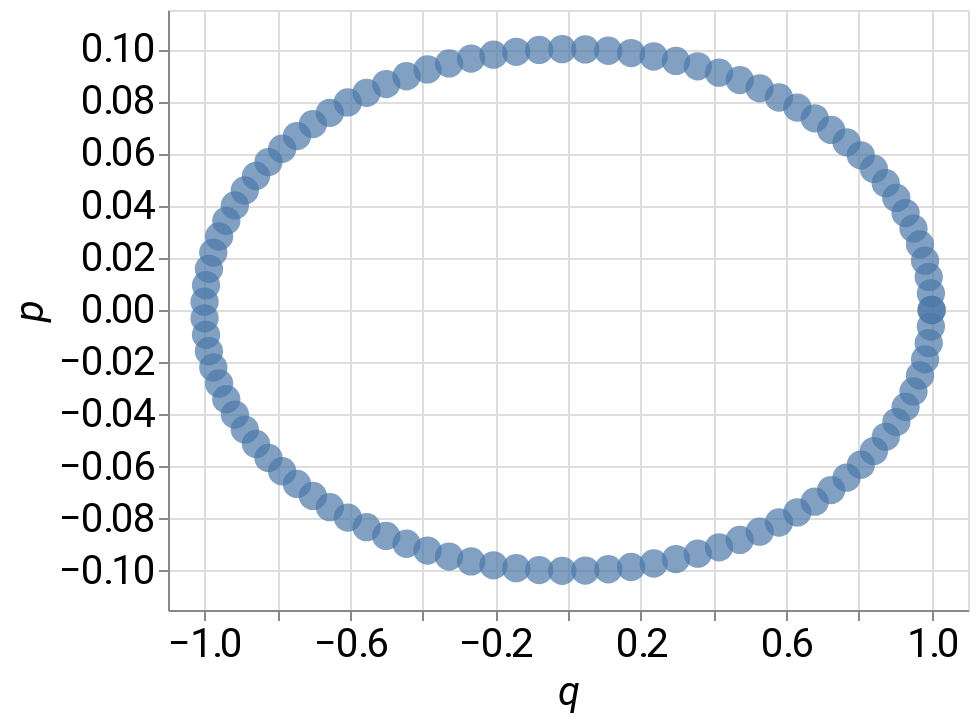

Notebook source saved alongside this figure:
### Markdown cell above
(sec:phase_space)=
## Phase space

The solution to Newton's equations of motion specify the positions $\textbf{r}(t)$ and velocities $\textbf{v}(t)$ of the particles at every time, given we know their value at some instance (usually, $t=0$). In statistical mechanics and quantum mechanics it turns out to be more convenient to work with the momenta, 

$$
\textbf{p}_j(t) = m_j \textbf{v}_j(t) = m_j \dot{\textbf{r}}_j(t).    
$$(momenta)

Eq. [](Newton2nd_N) can be written in terms of the momenta as well,

$$
      \dot{\textbf{p}}_j = \textbf{F}_j.
$$(Newton2nd_N_p)

This equation already tells us something very interesting. When there is no total force acting on the particles,$\sum_{j=1}^N \dot{\textbf{p}}_j =  \sum_{j=1}^N \textbf{F}_j = 0$ and the total linear momentum $\textbf{P} = \sum_{j=1}^N \textbf{p}_j$ is conserved.

At any moment in time, the **microscopic state** ("microstate") of the system is specified by $6N$ numbers - the components of the position and momentum vectors of all particles. These numbers can be considered as a point in a $6N$ dimensional space, called **phase space**. We will denote a point in phase space as

$$
    \textbf{x}(t) = [\textbf{r}_1(t), ..., \textbf{r}_N(t),\textbf{p}_1(t),...,\textbf{p}_N(t)].
$$(x_phase_space)

A trajectory obtained from the solution of Newton's equations of motion defines a parametric path in phase space. Visualizing it in a $6N$ dimensional space is inconvenient, but we can do it for a single particle moving in one dimension. Let us look at the phase space path for a single particle of mass $m$ in a one-dimensional harmonic trap with frequency $\omega_0$. We will show that the phase space trajectory is an ellipse, whose size is determined by the initial conditions which define the conserved energy. The shape of the ellipse is determined by the mass of the particle and the trap frequency.

```{admonition} Active learning
:class: tip
Show that the trajectory for a single particle of mass $m$ in a one-dimensional harmonic trap with frequency $\omega_0$ is an ellipse in phase space. Use the initial conditions $q(0)=q_0$ and $v(0)=0$. Hint: Use energy conservation.
```

```{admonition} Solution
:class: dropdown
We already obtained the solution for $q(0)=q_0$ and $v(0)=0$,

$$ q(t) = q_0 \cos(\omega_0 t ), $$

$$ p(t) = - m\omega_0 q_0 \sin(\omega_0 t ) .$$

We also showed that the total energy is conserved, equal to its initial value,  

$$E(t) = E = \frac{1}{2} m \omega_0^2 q_0^2.$$

But, on the other hand,

$$E(t) = \frac{p^2(t)}{2m} + \frac{1}{2} m \omega_0^2 q^2(t),$$

which shows that the trajectory is an ellipse in phase space,

$$  \frac{q^2(t)}{q^2_0} + \frac{p^2(t)}{m^2 \omega^2_0 q^2_0} = 1,$$

with the semi-major and semi-minor axes being $a=q_0$ and $b=m \omega_0 q_0 $, respectively.

```

### Code cell
import numpy as np
import matplotlib.pyplot as plt
import altair as alt
import pandas as pd

m = 1.0
q0 = 1.0
w0 = 0.1

t = np.linspace( 0, 2 * np.pi / w0, 100 )

qt = q0 * np.cos( w0 * t )
pt = - m * w0 * q0 * np.sin( w0 * t )

#plt.figure(dpi=600)
#plt.xlabel(r'$q$')
#plt.ylabel(r'$p$')
#plt.scatter( qt, pt )

data = np.array([qt,pt])
data = data.T

data = pd.DataFrame(data, columns=['qt','pt'])

alt.Chart(data=data).mark_point().encode(
    x=alt.X("qt", title="q", scale=alt.Scale(domain=[-1.1, 1.1])),
    y=alt.Y("pt", title="p", scale=alt.Scale(domain=[-0.115, 0.115])),
    tooltip=('qt','pt')
).interactive().configure_point(
    size=200,
    filled=True
).configure_axis(
    labelFontSize=20,
    titleFontSize=20,
    labelFont="Roboto",
    titleFont="Roboto",
    titleFontStyle="italic",
    titleFontWeight="normal"
)

### Figure 1 — Vega-Lite specification as saved in the notebook (floating-point values rounded to 4 significant figures)
{"config": {"view": {"continuousWidth": 400, "continuousHeight": 300}, "axis": {"labelFont": "Roboto", "labelFontSize": 20, "titleFont": "Roboto", "titleFontSize": 20, "titleFontStyle": "italic", "titleFontWeight": "normal"}, "point": {"filled": true, "size": 200}}, "data": {"name": "data-992c2102cf2b9134150b57f80d2a0035"}, "mark": "point", "encoding": {"tooltip": [{"field": "qt", "type": "quantitative"}, {"field": "pt", "type": "quantitative"}], "x": {"field": "qt", "scale": {"domain": [-1.1, 1.1]}, "title": "q", "type": "quantitative"}, "y": {"field": "pt", "scale": {"domain": [-0.115, 0.115]}, "title": "p", "type": "quantitative"}}, "selection": {"selector012": {"type": "interval", "bind": "scales", "encodings": ["x", "y"]}}, "$schema": "https://vega.github.io/schema/vega-lite/v4.17.0.json", "datasets": {"data-992c2102cf2b9134150b57f80d2a0035": [{"qt": 1.0, "pt": -0.0}, {"qt": 0.998, "pt": -0.006342}, {"qt": 0.992, "pt": -0.01266}, {"qt": 0.9819, "pt": -0.01893}, {"qt": 0.9679, "pt": -0.02511}, {"qt": 0.9501, "pt": -0.0312}, {"qt": 0.9284, "pt": -0.03717}, {"qt": 0.9029, "pt": -0.04298}, {"qt": 0.8738, "pt": -0.04862}, {"qt": 0.8413, "pt": -0.05406}, {"qt": 0.8053, "pt": -0.05929}, {"qt": 0.766, "pt": -0.06428}, {"qt": 0.7237, "pt": -0.06901}, {"qt": 0.6785, "pt": -0.07346}, {"qt": 0.6306, "pt": -0.07761}, {"qt": 0.5801, "pt": -0.08146}, {"qt": 0.5272, "pt": -0.08497}, {"qt": 0.4723, "pt": -0.08815}, {"qt": 0.4154, "pt": -0.09096}, {"qt": 0.3569, "pt": -0.09341}, {"qt": 0.2969, "pt": -0.09549}, {"qt": 0.2358, "pt": -0.09718}, {"qt": 0.1736, "pt": -0.09848}, {"qt": 0.1108, "pt": -0.09938}, {"qt": 0.04758, "pt": -0.09989}, {"qt": -0.01587, "pt": -0.09999}, {"qt": -0.07925, "pt": -0.09969}, {"qt": -0.1423, "pt": -0.09898}, {"qt": -0.2048, "pt": -0.09788}, {"qt": -0.2665, "pt": -0.09638}, {"qt": -0.3271, "pt": -0.0945}, {"qt": -0.3863, "pt": -0.09224}, {"qt": -0.4441, "pt": -0.0896}, {"qt": -0.5, "pt": -0.0866}, {"qt": -0.5539, "pt": -0.08326}, {"qt": -0.6056, "pt": -0.07958}, {"qt": -0.6549, "pt": -0.07557}, {"qt": -0.7015, "pt": -0.07127}, {"qt": -0.7453, "pt": -0.06668}, {"qt": -0.7861, "pt": -0.06182}, {"qt": -0.8237, "pt": -0.05671}, {"qt": -0.858, "pt": -0.05137}, {"qt": -0.8888, "pt": -0.04582}, {"qt": -0.9161, "pt": -0.04009}, {"qt": -0.9397, "pt": -0.0342}, {"qt": -0.9595, "pt": -0.02817}, {"qt": -0.9754, "pt": -0.02203}, {"qt": -0.9874, "pt": -0.0158}, {"qt": -0.9955, "pt": -0.009506}, {"qt": -0.9995, "pt": -0.003173}, {"qt": -0.9995, "pt": 0.003173}, {"qt": -0.9955, "pt": 0.009506}, {"qt": -0.9874, "pt": 0.0158}, {"qt": -0.9754, "pt": 0.02203}, {"qt": -0.9595, "pt": 0.02817}, {"qt": -0.9397, "pt": 0.0342}, {"qt": -0.9161, "pt": 0.04009}, {"qt": -0.8888, "pt": 0.04582}, {"qt": -0.858, "pt": 0.05137}, {"qt": -0.8237, "pt": 0.05671}, {"qt": -0.7861, "pt": 0.06182}, {"qt": -0.7453, "pt": 0.06668}, {"qt": -0.7015, "pt": 0.07127}, {"qt": -0.6549, "pt": 0.07557}, {"qt": -0.6056, "pt": 0.07958}, {"qt": -0.5539, "pt": 0.08326}, {"qt": -0.5, "pt": 0.0866}, {"qt": -0.4441, "pt": 0.0896}, {"qt": -0.3863, "pt": 0.09224}, {"qt": -0.3271, "pt": 0.0945}, {"qt": -0.2665, "pt": 0.09638}, {"qt": -0.2048, "pt": 0.09788}, {"qt": -0.1423, "pt": 0.09898}, {"qt": -0.07925, "pt": 0.09969}, {"qt": -0.01587, "pt": 0.09999}, {"qt": 0.04758, "pt": 0.09989}, {"qt": 0.1108, "pt": 0.09938}, {"qt": 0.1736, "pt": 0.09848}, {"qt": 0.2358, "pt": 0.09718}, {"qt": 0.2969, "pt": 0.09549}, {"qt": 0.3569, "pt": 0.09341}, {"qt": 0.4154, "pt": 0.09096}, {"qt": 0.4723, "pt": 0.08815}, {"qt": 0.5272, "pt": 0.08497}, {"qt": 0.5801, "pt": 0.08146}, {"qt": 0.6306, "pt": 0.07761}, {"qt": 0.6785, "pt": 0.07346}, {"qt": 0.7237, "pt": 0.06901}, {"qt": 0.766, "pt": 0.06428}, {"qt": 0.8053, "pt": 0.05929}, {"qt": 0.8413, "pt": 0.05406}, {"qt": 0.8738, "pt": 0.04862}, {"qt": 0.9029, "pt": 0.04298}, {"qt": 0.9284, "pt": 0.03717}, {"qt": 0.9501, "pt": 0.0312}, {"qt": 0.9679, "pt": 0.02511}, {"qt": 0.9819, "pt": 0.01893}, {"qt": 0.992, "pt": 0.01266}, {"qt": 0.998, "pt": 0.006342}, {"qt": 1.0, "pt": 2.449e-17}]}}
